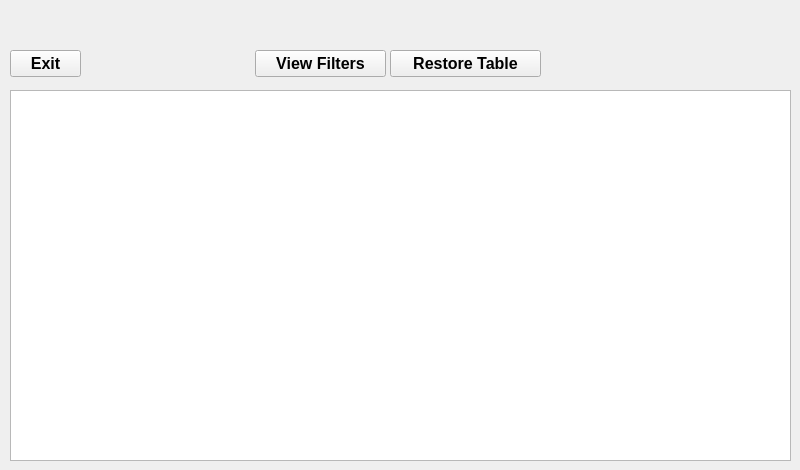
    <widget class="QWidget" name="tableViewPage">
     <widget class="QTableView" name="mlbTableView">
      <property name="geometry">
       <rect>
        <x>10</x>
        <y>90</y>
        <width>781</width>
        <height>371</height>
       </rect>
      </property>
     </widget>
     <widget class="QPushButton" name="viewFiltersButton">
      <property name="geometry">
       <rect>
        <x>255</x>
        <y>50</y>
        <width>131</width>
        <height>27</height>
       </rect>
      </property>
      <property name="font">
       <font>
        <pointsize>12</pointsize>
        <weight>75</weight>
        <bold>true</bold>
       </font>
      </property>
      <property name="text">
       <string>View Filters</string>
      </property>
     </widget>
     <widget class="QPushButton" name="restoreTableButton">
      <property name="geometry">
       <rect>
        <x>390</x>
        <y>50</y>
        <width>151</width>
        <height>27</height>
       </rect>
      </property>
      <property name="font">
       <font>
        <pointsize>12</pointsize>
        <weight>75</weight>
        <bold>true</bold>
       </font>
      </property>
      <property name="text">
       <string>Restore Table</string>
      </property>
     </widget>
     <widget class="QPushButton" name="exitTableViewButton">
      <property name="geometry">
       <rect>
        <x>10</x>
        <y>50</y>
        <width>71</width>
        <height>27</height>
       </rect>
      </property>
      <property name="font">
       <font>
        <pointsize>12</pointsize>
        <weight>75</weight>
        <bold>true</bold>
       </font>
      </property>
      <property name="text">
       <string>Exit</string>
      </property>
     </widget>
     <widget class="QLabel" name="label_32">
      <property name="geometry">
       <rect>
        <x>560</x>
        <y>-20</y>
        <width>131</width>
        <height>101</height>
       </rect>
      </property>
      <property name="text">
       <string/>
      </property>
      <property name="pixmap">
       <pixmap>baseballart4.jpg</pixmap>
      </property>
      <property name="scaledContents">
       <bool>true</bool>
      </property>
     </widget>
    </widget>
